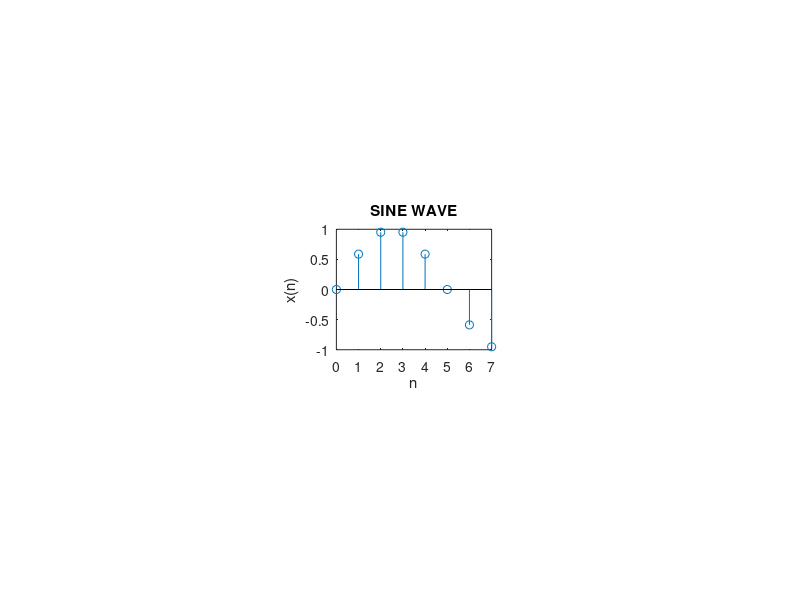

Write the MATLAB code that produced this figure.
clc;
clear all;
close all;
N=8;
n=0:1:N-1;
x=sin(.2*pi*n);
subplot(3,3,5);
stem(n,x);
xlabel('n');
ylabel('x(n)');
title('SINE WAVE');
